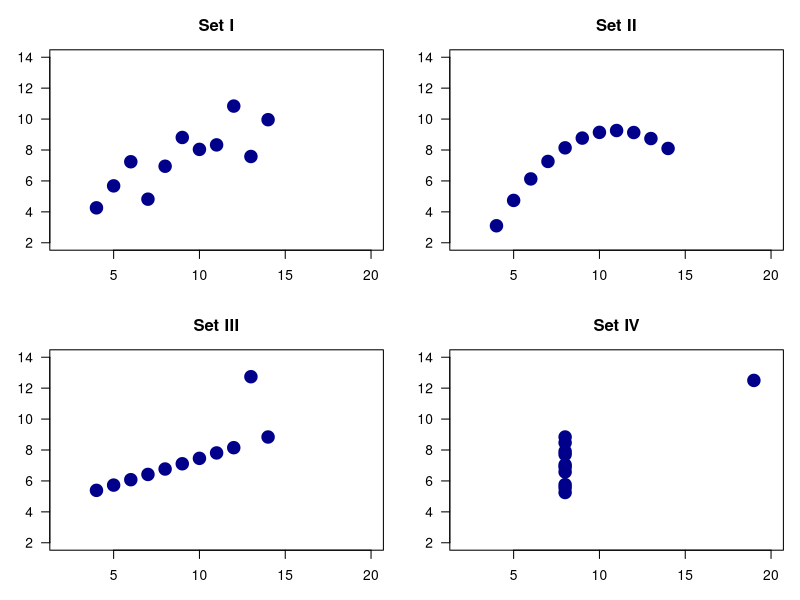

The R script that drew this image:
anscombe<-data.frame(
  x1=c(10,8,13,9,11,14,6,4,12,7,5),
  x2=c(10,8,13,9,11,14,6,4,12,7,5),
  x3=c(10,8,13,9,11,14,6,4,12,7,5),
  x4=c(8,8,8,8,8,8,8,19,8,8,8),
  y1=c(8.04,6.95,7.58,8.81,8.33,9.96,7.24,4.26,10.84,4.82,5.68),
  y2=c(9.14,8.14,8.74,8.77,9.26,8.1,6.13,3.1,9.13,7.26,4.74),
  y3=c(7.46,6.77,12.74,7.11,7.81,8.84,6.08,5.39,8.15,6.42,5.73),
  y4=c(6.58,5.76,7.71,8.84,8.47,7.04,5.25,12.5,5.56,7.91,6.89)
)

with(anscombe, print(summary(lm(y1~x1))))
with(anscombe, print(summary(lm(y2~x2))))
with(anscombe, print(summary(lm(y3~x3))))
with(anscombe, print(summary(lm(y4~x4))))

pdf(file = "fig_more_anscombe.pdf", width = 8.5, height = 8.5)
par(mfrow=c(2,2),mar=c(3,3,3,1))

with(anscombe,plot(x1,y1, xlim = c(2,20), ylim=c(2,14),
                   pch = 19, col= "darkblue", cex = 2, las = 1))
title("Set I")

with(anscombe,plot(x2, y2, xlim = c(2,20), ylim=c(2,14),pch = 19, col = "darkblue", cex = 2, las =1 ))
title("Set II")

with(anscombe,plot(x3, y3, xlim = c(2,20), ylim=c(2,14),pch = 19, col = "darkblue", cex = 2, las =1 ))
title("Set III")

with(anscombe,plot(x4, y4, xlim = c(2,20), ylim=c(2,14),pch = 19, col = "darkblue", cex = 2, las =1 ))
title("Set IV")
dev.off()

par(mfrow=c(1,1), mar=c(5.1, 4.1, 4.1, 2.1))
